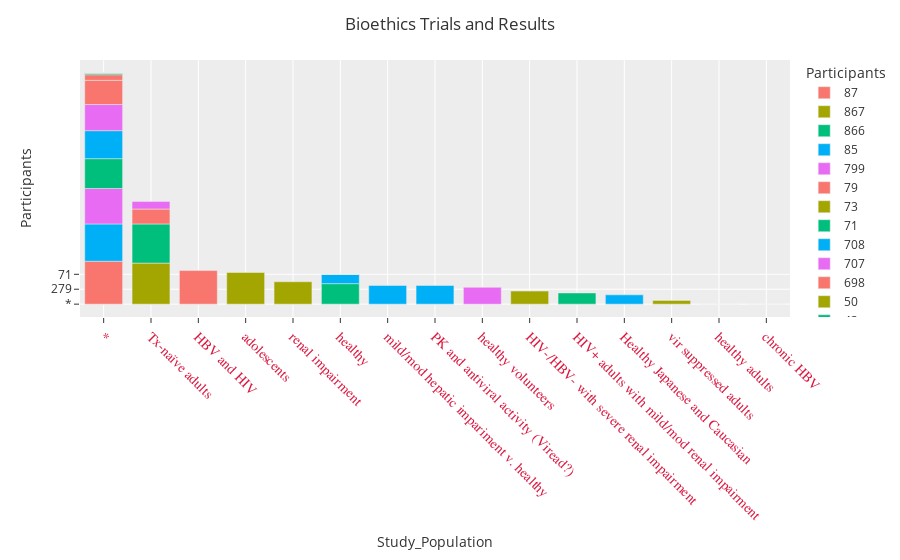

The notebook cell this image was saved under:
### Code cell
fig = px.bar(df[['Study_Population','Participants']].sort_values('Participants', ascending=False), 
                        y = "Participants", x= "Study_Population", color='Participants', template='ggplot2')
fig.update_xaxes(tickangle=45, tickfont=dict(family='Rockwell', color='crimson', size=14))
fig.update_layout(title_text="Bioethics Trials and Results")

fig.show()

### Figure 1 — Plotly figure (JSON) as saved in the notebook; plotly's stock layout.template omitted (floating-point values rounded to 4 significant figures)
{"data": [{"alignmentgroup": "True", "hovertemplate": "Participants=%{y}<br>Study_Population=%{x}<extra></extra>", "legendgroup": "87", "marker": {"color": "#F8766D", "pattern": {"shape": ""}}, "name": "87", "offsetgroup": "87", "orientation": "v", "showlegend": true, "textposition": "auto", "type": "bar", "x": ["*"], "xaxis": "x", "y": ["87"], "yaxis": "y"}, {"alignmentgroup": "True", "hovertemplate": "Participants=%{y}<br>Study_Population=%{x}<extra></extra>", "legendgroup": "867", "marker": {"color": "#A3A500", "pattern": {"shape": ""}}, "name": "867", "offsetgroup": "867", "orientation": "v", "showlegend": true, "textposition": "auto", "type": "bar", "x": ["Tx-naïve adults"], "xaxis": "x", "y": ["867"], "yaxis": "y"}, {"alignmentgroup": "True", "hovertemplate": "Participants=%{y}<br>Study_Population=%{x}<extra></extra>", "legendgroup": "866", "marker": {"color": "#00BF7D", "pattern": {"shape": ""}}, "name": "866", "offsetgroup": "866", "orientation": "v", "showlegend": true, "textposition": "auto", "type": "bar", "x": ["Tx-naïve adults"], "xaxis": "x", "y": ["866"], "yaxis": "y"}, {"alignmentgroup": "True", "hovertemplate": "Participants=%{y}<br>Study_Population=%{x}<extra></extra>", "legendgroup": "85", "marker": {"color": "#00B0F6", "pattern": {"shape": ""}}, "name": "85", "offsetgroup": "85", "orientation": "v", "showlegend": true, "textposition": "auto", "type": "bar", "x": ["*"], "xaxis": "x", "y": ["85"], "yaxis": "y"}, {"alignmentgroup": "True", "hovertemplate": "Participants=%{y}<br>Study_Population=%{x}<extra></extra>", "legendgroup": "799", "marker": {"color": "#E76BF3", "pattern": {"shape": ""}}, "name": "799", "offsetgroup": "799", "orientation": "v", "showlegend": true, "textposition": "auto", "type": "bar", "x": ["*"], "xaxis": "x", "y": ["799"], "yaxis": "y"}, {"alignmentgroup": "True", "hovertemplate": "Participants=%{y}<br>Study_Population=%{x}<extra></extra>", "legendgroup": "79", "marker": {"color": "#F8766D", "pattern": {"shape": ""}}, "name": "79", "offsetgroup": "79", "orientation": "v", "showlegend": true, "textposition": "auto", "type": "bar", "x": ["HBV and HIV"], "xaxis": "x", "y": ["79"], "yaxis": "y"}, {"alignmentgroup": "True", "hovertemplate": "Participants=%{y}<br>Study_Population=%{x}<extra></extra>", "legendgroup": "73", "marker": {"color": "#A3A500", "pattern": {"shape": ""}}, "name": "73", "offsetgroup": "73", "orientation": "v", "showlegend": true, "textposition": "auto", "type": "bar", "x": ["adolescents"], "xaxis": "x", "y": ["73"], "yaxis": "y"}, {"alignmentgroup": "True", "hovertemplate": "Participants=%{y}<br>Study_Population=%{x}<extra></extra>", "legendgroup": "71", "marker": {"color": "#00BF7D", "pattern": {"shape": ""}}, "name": "71", "offsetgroup": "71", "orientation": "v", "showlegend": true, "textposition": "auto", "type": "bar", "x": ["*"], "xaxis": "x", "y": ["71"], "yaxis": "y"}, {"alignmentgroup": "True", "hovertemplate": "Participants=%{y}<br>Study_Population=%{x}<extra></extra>", "legendgroup": "708", "marker": {"color": "#00B0F6", "pattern": {"shape": ""}}, "name": "708", "offsetgroup": "708", "orientation": "v", "showlegend": true, "textposition": "auto", "type": "bar", "x": ["*"], "xaxis": "x", "y": ["708"], "yaxis": "y"}, {"alignmentgroup": "True", "hovertemplate": "Participants=%{y}<br>Study_Population=%{x}<extra></extra>", "legendgroup": "707", "marker": {"color": "#E76BF3", "pattern": {"shape": ""}}, "name": "707", "offsetgroup": "707", "orientation": "v", "showlegend": true, "textposition": "auto", "type": "bar", "x": ["*"], "xaxis": "x", "y": ["707"], "yaxis": "y"}, {"alignmentgroup": "True", "hovertemplate": "Participants=%{y}<br>Study_Population=%{x}<extra></extra>", "legendgroup": "698", "marker": {"color": "#F8766D", "pattern": {"shape": ""}}, "name": "698", "offsetgroup": "698", "orientation": "v", "showlegend": true, "textposition": "auto", "type": "bar", "x": ["*"], "xaxis": "x", "y": ["698"], "yaxis": "y"}, {"alignmentgroup": "True", "hovertemplate": "Participants=%{y}<br>Study_Population=%{x}<extra></extra>", "legendgroup": "50", "marker": {"color": "#A3A500", "pattern": {"shape": ""}}, "name": "50", "offsetgroup": "50", "orientation": "v", "showlegend": true, "textposition": "auto", "type": "bar", "x": ["renal impairment"], "xaxis": "x", "y": ["50"], "yaxis": "y"}, {"alignmentgroup": "True", "hovertemplate": "Participants=%{y}<br>Study_Population=%{x}<extra></extra>", "legendgroup": "43", "marker": {"color": "#00BF7D", "pattern": {"shape": ""}}, "name": "43", "offsetgroup": "43", "orientation": "v", "showlegend": true, "textposition": "auto", "type": "bar", "x": ["healthy"], "xaxis": "x", "y": ["43"], "yaxis": "y"}, {"alignmentgroup": "True", "hovertemplate": "Participants=%{y}<br>Study_Population=%{x}<extra></extra>", "legendgroup": "40", "marker": {"color": "#00B0F6", "pattern": {"shape": ""}}, "name": "40", "offsetgroup": "40", "orientation": "v", "showlegend": true, "textposition": "auto", "type": "bar", "x": ["mild/mod hepatic impariment v. healthy", "PK and antiviral activity (Viread?)"], "xaxis": "x", "y": ["40", "40"], "yaxis": "y"}, {"alignmentgroup": "True", "hovertemplate": "Participants=%{y}<br>Study_Population=%{x}<extra></extra>", "legendgroup": "34", "marker": {"color": "#E76BF3", "pattern": {"shape": ""}}, "name": "34", "offsetgroup": "34", "orientation": "v", "showlegend": true, "textposition": "auto", "type": "bar", "x": ["healthy volunteers"], "xaxis": "x", "y": ["34"], "yaxis": "y"}, {"alignmentgroup": "True", "hovertemplate": "Participants=%{y}<br>Study_Population=%{x}<extra></extra>", "legendgroup": "279", "marker": {"color": "#F8766D", "pattern": {"shape": ""}}, "name": "279", "offsetgroup": "279", "orientation": "v", "showlegend": true, "textposition": "auto", "type": "bar", "x": ["Tx-naïve adults"], "xaxis": "x", "y": ["279"], "yaxis": "y"}, {"alignmentgroup": "True", "hovertemplate": "Participants=%{y}<br>Study_Population=%{x}<extra></extra>", "legendgroup": "27", "marker": {"color": "#A3A500", "pattern": {"shape": ""}}, "name": "27", "offsetgroup": "27", "orientation": "v", "showlegend": true, "textposition": "auto", "type": "bar", "x": ["HIV-/HBV- with severe renal impairment"], "xaxis": "x", "y": ["27"], "yaxis": "y"}, {"alignmentgroup": "True", "hovertemplate": "Participants=%{y}<br>Study_Population=%{x}<extra></extra>", "legendgroup": "252", "marker": {"color": "#00BF7D", "pattern": {"shape": ""}}, "name": "252", "offsetgroup": "252", "orientation": "v", "showlegend": true, "textposition": "auto", "type": "bar", "x": ["HIV+ adults with mild/mod renal impairment"], "xaxis": "x", "y": ["252"], "yaxis": "y"}, {"alignmentgroup": "True", "hovertemplate": "Participants=%{y}<br>Study_Population=%{x}<extra></extra>", "legendgroup": "20", "marker": {"color": "#00B0F6", "pattern": {"shape": ""}}, "name": "20", "offsetgroup": "20", "orientation": "v", "showlegend": true, "textposition": "auto", "type": "bar", "x": ["healthy", "Healthy Japanese and Caucasian "], "xaxis": "x", "y": ["20", "20"], "yaxis": "y"}, {"alignmentgroup": "True", "hovertemplate": "Participants=%{y}<br>Study_Population=%{x}<extra></extra>", "legendgroup": "180", "marker": {"color": "#E76BF3", "pattern": {"shape": ""}}, "name": "180", "offsetgroup": "180", "orientation": "v", "showlegend": true, "textposition": "auto", "type": "bar", "x": ["Tx-naïve adults"], "xaxis": "x", "y": ["180"], "yaxis": "y"}, {"alignmentgroup": "True", "hovertemplate": "Participants=%{y}<br>Study_Population=%{x}<extra></extra>", "legendgroup": "153", "marker": {"color": "#F8766D", "pattern": {"shape": ""}}, "name": "153", "offsetgroup": "153", "orientation": "v", "showlegend": true, "textposition": "auto", "type": "bar", "x": ["*"], "xaxis": "x", "y": ["153"], "yaxis": "y"}, {"alignmentgroup": "True", "hovertemplate": "Participants=%{y}<br>Study_Population=%{x}<extra></extra>", "legendgroup": "1443", "marker": {"color": "#A3A500", "pattern": {"shape": ""}}, "name": "1443", "offsetgroup": "1443", "orientation": "v", "showlegend": true, "textposition": "auto", "type": "bar", "x": ["vir suppressed adults"], "xaxis": "x", "y": ["1443"], "yaxis": "y"}, {"alignmentgroup": "True", "hovertemplate": "Participants=%{y}<br>Study_Population=%{x}<extra></extra>", "legendgroup": "106", "marker": {"color": "#00BF7D", "pattern": {"shape": ""}}, "name": "106", "offsetgroup": "106", "orientation": "v", "showlegend": true, "textposition": "auto", "type": "bar", "x": ["*"], "xaxis": "x", "y": ["106"], "yaxis": "y"}, {"alignmentgroup": "True", "hovertemplate": "Participants=%{y}<br>Study_Population=%{x}<extra></extra>", "legendgroup": "*", "marker": {"color": "#00B0F6", "pattern": {"shape": ""}}, "name": "*", "offsetgroup": "*", "orientation": "v", "showlegend": true, "textposition": "auto", "type": "bar", "x": ["healthy", "*", "healthy adults", "*", "*", "*", "healthy", "chronic HBV"], "xaxis": "x", "y": ["*", "*", "*", "*", "*", "*", "*", "*"], "yaxis": "y"}], "layout": {"barmode": "relative", "legend": {"title": {"text": "Participants"}, "tracegroupgap": 0}, "margin": {"t": 60}, "title": {"text": "Bioethics Trials and Results"}, "xaxis": {"anchor": "y", "domain": [0, 1], "tickangle": 45, "tickfont": {"color": "crimson", "family": "Rockwell", "size": 14}, "title": {"text": "Study_Population"}}, "yaxis": {"anchor": "x", "categoryarray": ["*", "106", "1443", "153", "180", "20", "252", "27", "279", "34", "40", "43", "50", "698", "707", "708", "71", "73", "79", "799", "85", "866", "867", "87"], "categoryorder": "array", "domain": [0, 1], "title": {"text": "Participants"}}}}
